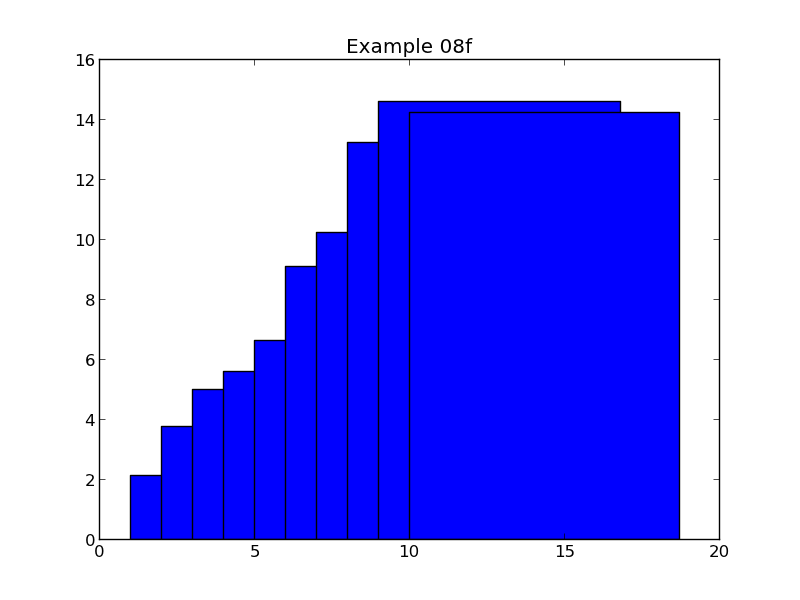

The script that saved this image:
import matplotlib.pyplot as pyplot
import plotdata

x = plotdata.data08x
y1 = plotdata.data08y1
y2 = plotdata.data08y2

pyplot.bar(x,y1,y2)

pyplot.title('Example 08f')
pyplot.savefig('example08f.png')
